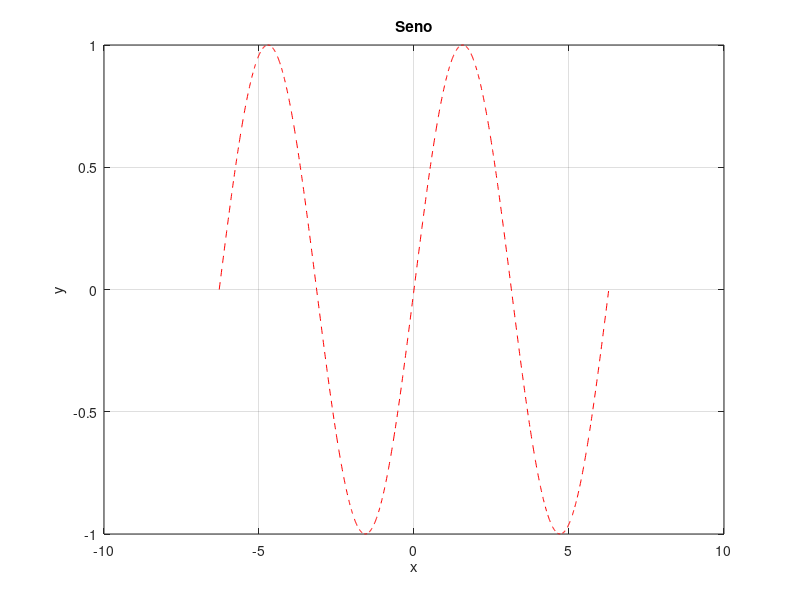
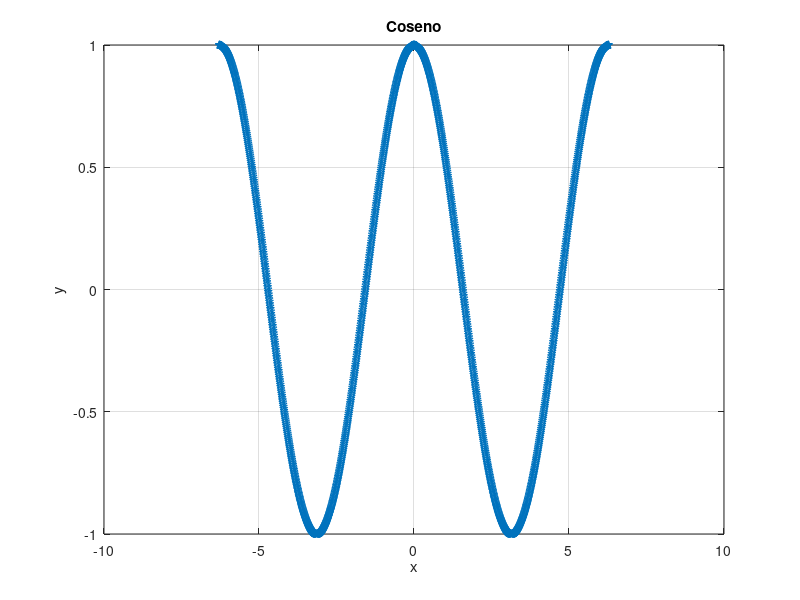
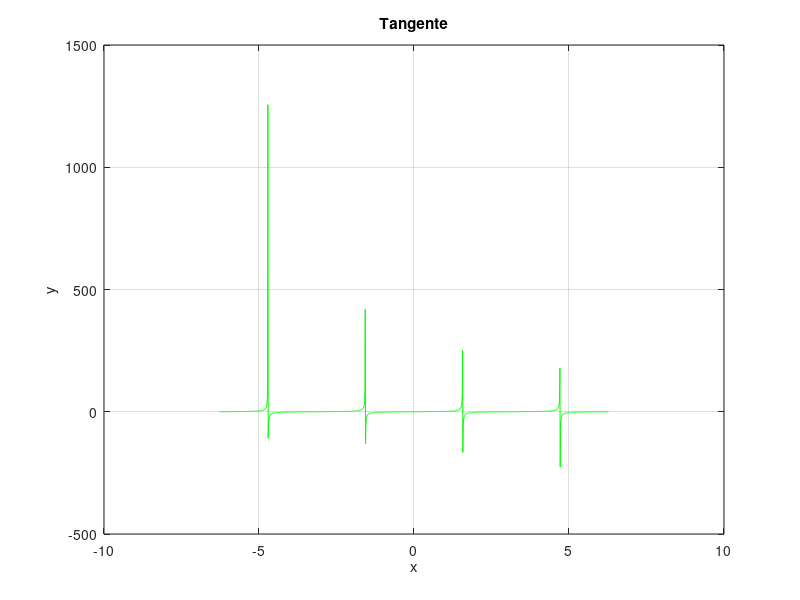

MATLAB code for these plots, in order:
x = -2*pi:0.01:2*pi;
y = sin(x);
plot(x,y,'r--')
title('Seno')
xlabel('x')
ylabel('y')
grid

figure
y = cos(x);
plot(x,y,'p--')
title('Coseno')
xlabel('x')
ylabel('y')
grid

figure
y = tan(x);
plot(x,y,'g')
title('Tangente')
xlabel('x')
ylabel('y')
grid
